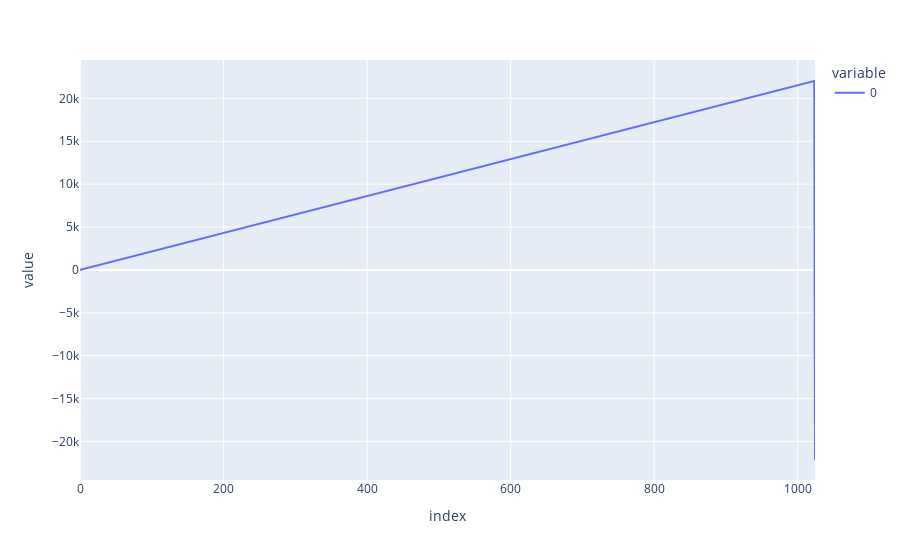

Source (notebook cell):
### Code cell
px.line(f)

### Figure 1 — Plotly figure (JSON) as saved in the notebook; plotly's stock layout.template omitted (floating-point values rounded to 4 significant figures; data arrays with more than 128 entries replaced by an {"elided": "..."} marker saying what was removed)
{"data": [{"hovertemplate": "variable=0<br>index=%{x}<br>value=%{y}<extra></extra>", "legendgroup": "0", "line": {"color": "#636efa", "dash": "solid"}, "mode": "lines", "name": "0", "showlegend": true, "type": "scattergl", "x": {"elided": "1025 int values"}, "xaxis": "x", "y": {"elided": "1025 float values"}, "yaxis": "y"}], "layout": {"legend": {"title": {"text": "variable"}, "tracegroupgap": 0}, "margin": {"t": 60}, "xaxis": {"anchor": "y", "domain": [0, 1], "title": {"text": "index"}}, "yaxis": {"anchor": "x", "domain": [0, 1], "title": {"text": "value"}}}}
